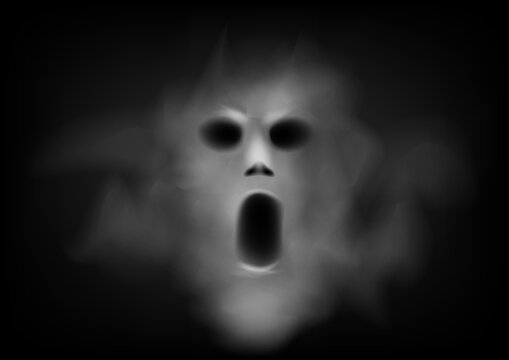
#> input picture game_scripts/ghost_face.jpg, 509 x 360 px
$ python rasterize.py
#> lines starting #> are read from the running program, lines starting #| are printed output that depends on the picture; after the words box and inside, x2 and y2 are one past the last pixel; in counts of white or black regions, pixels touching at a corner belong together
import skimage as ski
import numpy as np
import matplotlib.pyplot as plt
from matplotlib import image
from matplotlib.patches import Circle
from random import randint

im = image.imread("ghost_face.jpg")
#> im is the input picture: shape (360, 509); min 0, max 211, mean 33
im = im[30:330,104:404]
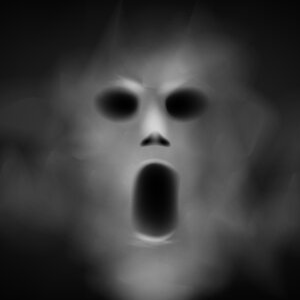
#> im: shape (300, 300); min 0, max 211, mean 58
# instead of doing this thresholding,
# i should have the probability of a
# white dot be equal to the brightness
# of the image
im = (im > np.max(im)/2).astype(int)
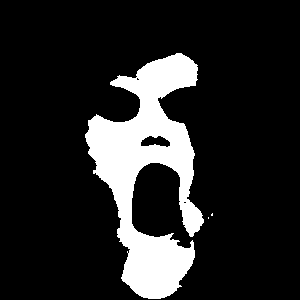
#> im: shape (300, 300) int64; values 0 (black) and 1 (white), 15% white; 3 white regions (2 under 20 px), largest, box (x1, y1, x2, y2) and area: (85, 53, 204, 299) 13499
plt.imshow(im)
plt.show()

fig, ax = plt.subplots()
for i in range(300):
    circle_x = randint(0, 299)
    circle_y = randint(0, 299)
    if im[circle_x, circle_y] > np.max(im)/2:
        print('here')
    circle = Circle((randint(0,300), randint(0,300)), 1)
    ax.add_patch(circle)
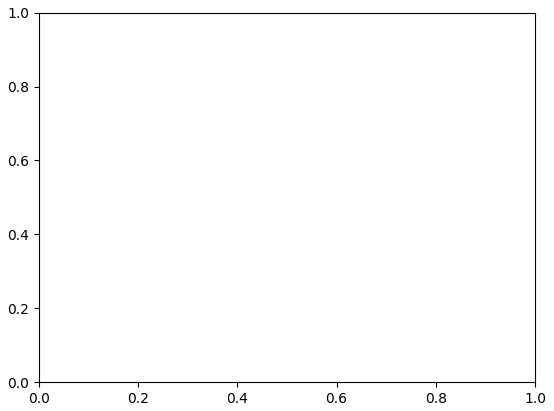
#> figure drawn by matplotlib, 1 panel
